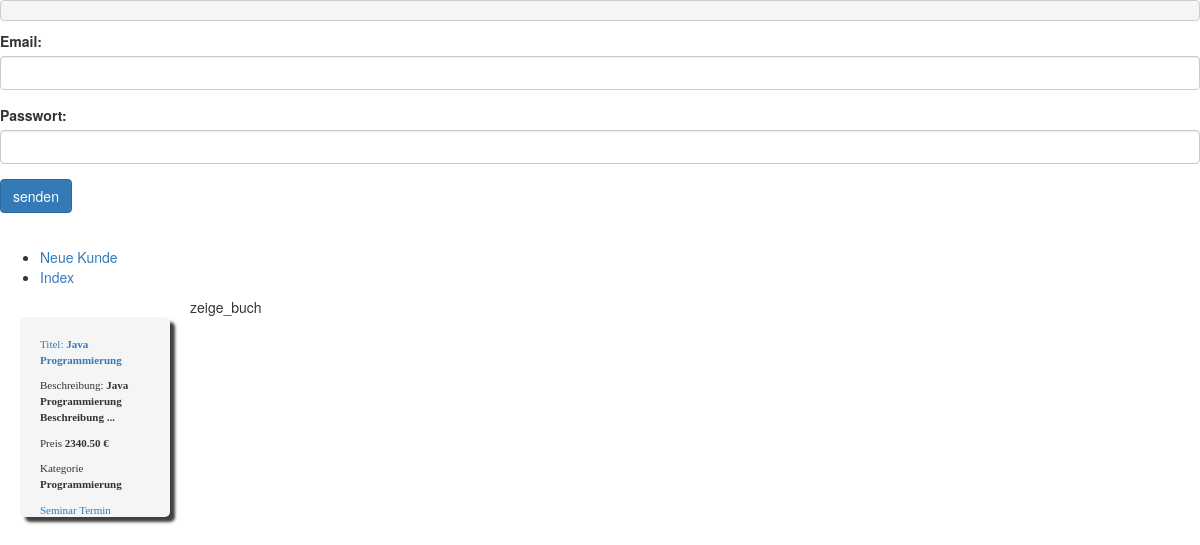
/index.php?action=zeige_buch&id=5, run on the app's committed database.
### tables this page shows
CREATE TABLE IF NOT EXISTS seminare (
	id INT(6) AUTO_INCREMENT PRIMARY KEY,
	titel VARCHAR(80) UNIQUE NOT NULL,
	beschreibung TEXT NOT NULL,
	preis DECIMAL(6,2),
	kategorie_id INT(2)
	);

CREATE TABLE  kategorien (
	id INT(2) AUTO_INCREMENT PRIMARY KEY,
	kategorie VARCHAR(20) UNIQUE NOT NULL
);

### models/Seminare.php (called while the page is built, shortened)
<?php
class Seminare{
	private $id;
	private $titel;
	private $beschreibung;
	private $preis;
  public function setDaten(array $daten)
  {
    if ($daten) {
      foreach ($daten as $k => $v) {
        $setterName = 'set' . ucfirst($k);
      }
    }
  }
   public function getId()
  {
    return $this->id;
  }
 public function setId($id)
	{
		$this->id = $id;
	}
  public function getTitel()
  {
    return $this->titel;
  }
  public function setTitel($titel)
  {
    $this->titel = $titel;
  }
  public function getBeschreibung()
  {
    return $this->beschreibung;
  }
  public function setBeschreibung($beschreibung)
  {
    $this->beschreibung = $beschreibung;
  }
  public function getPreis()
  {
    return $this->preis;
  }
  public function setPreis($preis)
  {
    $this->preis = $preis;
  }
				public function getKategorie()
                  {
                    return $this->kategorie;
                  }
                 public function setKategorie($kategorie)
                  {
                    $this->kategorie = $kategorie;
                  }
}
class SeminareMapper
{
			function fetch_seminar($id,$db)
			{
				$stmt = $db->query('SELECT seminare.id, titel, beschreibung, preis, kategorien.kategorie FROM seminare join kategorien on seminare.kategorie_id=kategorien.id WHERE seminare.id='.$id);
				$db_seminar = $stmt->fetch();
				$seminar = new Seminare($db_seminar);
				return $seminar;
			}
}
?>

### views/_buch.tpl.php (the view, shortened to what this page needs)
<div class="book">
<p class="titel"><a href="index.php?action=zeige_buch&id=<?php echo $seminar->getId(); ?>">Titel: <b><?php echo $seminar->getTitel(); ?></b></a></p>
<p>Beschreibung: <b><?php echo $seminar->getBeschreibung(); ?></b></a></p>
<p>Preis <b><?php echo $seminar->getPreis(); ?> €</b></p>
<p>Kategorie <b><?php echo $seminar->getKategorie(); ?></b></p>
<?php if ($_SESSION['action']=='zeige_buch'): ?>
<p><a href="index.php?action=zeige_termin&id=<?php echo $seminar->getId(); ?>">Seminar Termin</a></p>
<?php endif; ?>
</div>

### css/style1.css (style rules this page uses)
.titel { color:orange; }
.book { -webkit-box-shadow: 5px 5px 3px 0px rgba(0,0,0,0.75); -moz-box-shadow: 5px 5px 3px 0px rgba(0,0,0,0.75); box-shadow: 5px 5px 3px 0px rgba(0,0,0,0.75); border-radius:5px; width:150px; height:200px; float:left; padding:20px; margin:20px; background:whitesmoke; vertical-align:middle; font-family:Verdana; font-size:11px; }

### css/style.css (style rules this page uses)
.titel { color:orange; }
.book { -webkit-box-shadow: 5px 5px 3px 0px rgba(0,0,0,0.75); -moz-box-shadow: 5px 5px 3px 0px rgba(0,0,0,0.75); box-shadow: 5px 5px 3px 0px rgba(0,0,0,0.75); border-radius:5px; width:150px; height:200px; float:left; padding:20px; margin:20px; background:whitesmoke; vertical-align:middle; font-family:Verdana; font-size:11px; }

### data on the page
seminare: titel "Java Programmierung", beschreibung "Java Programmierung Beschreibung ...", preis "2340.50", kategorien.kategorie "Programmierung"

### other printed values
$action "zeige_buch"
